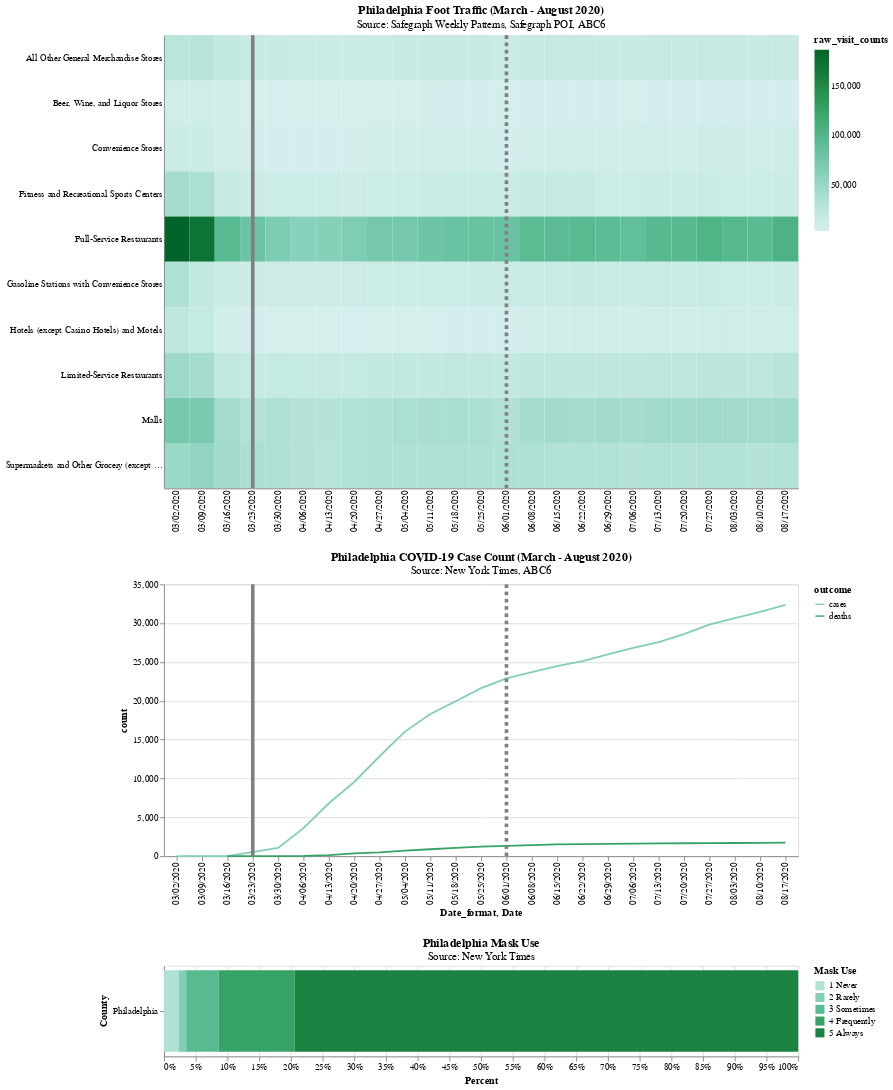

The Vega-Lite source for this figure:
### Vega-Lite specification from a JSON file in a GitHub repository (floating-point values rounded to 4 significant figures; data arrays with more than 128 entries replaced by an {"elided": "..."} marker saying what was removed)
{"config": {"view": {"continuousWidth": 400, "continuousHeight": 300}}, "vconcat": [{"layer": [{"data": {"name": "data-8723219825e9e12b424e11fdea22c3da"}, "mark": "rect", "encoding": {"color": {"type": "quantitative", "field": "raw_visit_counts", "scale": {"scheme": "bluegreen"}, "sort": "ascending"}, "tooltip": [{"type": "nominal", "field": "Date_format"}, {"type": "nominal", "field": "sub_category"}, {"type": "quantitative", "field": "raw_visit_counts"}], "x": {"type": "ordinal", "axis": {"ticks": false, "title": null}, "field": "Date_format"}, "y": {"type": "nominal", "axis": {"ticks": false, "title": null}, "field": "sub_category"}}, "height": 500, "title": {"text": "Philadelphia Foot Traffic (March - August 2020)", "subtitle": "Source: Safegraph Weekly Patterns, Safegraph POI, ABC6"}, "width": 700}, {"data": {"name": "data-753523826bed3b62991b5969ee1b9340"}, "mark": {"type": "rule", "color": "grey", "strokeWidth": 4}, "encoding": {"x": {"type": "ordinal", "field": "Date"}}}, {"data": {"name": "data-c383b04b8eda8767a457c0c9770bb2f9"}, "mark": {"type": "rule", "color": "grey", "strokeDash": [4, 4], "strokeWidth": 4}, "encoding": {"x": {"type": "ordinal", "field": "Date"}}}]}, {"layer": [{"data": {"name": "data-e516eb89ee35c7c91775bfca047a5a86"}, "mark": "line", "encoding": {"color": {"type": "nominal", "field": "outcome", "scale": {"scheme": "bluegreen"}, "sort": "ascending"}, "x": {"type": "nominal", "field": "Date_format"}, "y": {"type": "quantitative", "field": "count"}}, "height": 300, "title": {"text": "Philadelphia COVID-19 Case Count (March - August 2020)", "subtitle": "Source: New York Times, ABC6"}, "width": 700}, {"data": {"name": "data-753523826bed3b62991b5969ee1b9340"}, "mark": {"type": "rule", "color": "grey", "strokeWidth": 4}, "encoding": {"x": {"type": "ordinal", "field": "Date"}}}, {"data": {"name": "data-c383b04b8eda8767a457c0c9770bb2f9"}, "mark": {"type": "rule", "color": "grey", "strokeDash": [4, 4], "strokeWidth": 4}, "encoding": {"x": {"type": "ordinal", "field": "Date"}}}]}, {"data": {"name": "data-29c196d734539fcec65a945828768fe6"}, "mark": "bar", "encoding": {"color": {"type": "ordinal", "field": "Mask Use", "scale": {"scheme": "bluegreen"}}, "tooltip": [{"type": "nominal", "field": "County"}, {"type": "nominal", "field": "State"}, {"type": "ordinal", "field": "Mask Use"}, {"type": "quantitative", "field": "Percent"}], "x": {"type": "quantitative", "field": "Percent", "stack": "normalize"}, "y": {"type": "nominal", "field": "County"}}, "height": 100, "title": {"text": "Philadelphia Mask Use", "subtitle": "Source: New York Times"}, "width": 700}], "$schema": "https://vega.github.io/schema/vega-lite/v4.8.1.json", "datasets": {"data-8723219825e9e12b424e11fdea22c3da": {"elided": "250 records"}, "data-753523826bed3b62991b5969ee1b9340": [{"Date": "03/23/2020", "Event": "Stay at Home"}], "data-c383b04b8eda8767a457c0c9770bb2f9": [{"Date": "06/01/2020", "Event": "Stay at Home"}], "data-e516eb89ee35c7c91775bfca047a5a86": [{"index": 0, "Date_format": "03/02/2020", "outcome": "cases", "count": 0.0}, {"index": 0, "Date_format": "03/09/2020", "outcome": "cases", "count": 0.0}, {"index": 0, "Date_format": "03/16/2020", "outcome": "cases", "count": 8.0}, {"index": 1, "Date_format": "03/30/2020", "outcome": "cases", "count": 1072.0}, {"index": 2, "Date_format": "04/06/2020", "outcome": "cases", "count": 3611.0}, {"index": 3, "Date_format": "04/13/2020", "outcome": "cases", "count": 6810.0}, {"index": 4, "Date_format": "04/20/2020", "outcome": "cases", "count": 9553.0}, {"index": 5, "Date_format": "04/27/2020", "outcome": "cases", "count": 12870.0}, {"index": 6, "Date_format": "05/04/2020", "outcome": "cases", "count": 16040.0}, {"index": 7, "Date_format": "05/11/2020", "outcome": "cases", "count": 18310.0}, {"index": 8, "Date_format": "05/18/2020", "outcome": "cases", "count": 19950.0}, {"index": 9, "Date_format": "05/25/2020", "outcome": "cases", "count": 21640.0}, {"index": 10, "Date_format": "06/01/2020", "outcome": "cases", "count": 22880.0}, {"index": 11, "Date_format": "06/08/2020", "outcome": "cases", "count": 23690.0}, {"index": 12, "Date_format": "06/15/2020", "outcome": "cases", "count": 24480.0}, {"index": 13, "Date_format": "06/22/2020", "outcome": "cases", "count": 25120.0}, {"index": 14, "Date_format": "06/29/2020", "outcome": "cases", "count": 25990.0}, {"index": 15, "Date_format": "07/06/2020", "outcome": "cases", "count": 26810.0}, {"index": 16, "Date_format": "07/13/2020", "outcome": "cases", "count": 27580.0}, {"index": 17, "Date_format": "07/20/2020", "outcome": "cases", "count": 28590.0}, {"index": 18, "Date_format": "07/27/2020", "outcome": "cases", "count": 29800.0}, {"index": 19, "Date_format": "08/03/2020", "outcome": "cases", "count": 30660.0}, {"index": 20, "Date_format": "08/10/2020", "outcome": "cases", "count": 31450.0}, {"index": 21, "Date_format": "08/17/2020", "outcome": "cases", "count": 32350.0}, {"index": 22, "Date_format": "03/16/2020", "outcome": "deaths", "count": 0.0}, {"index": 23, "Date_format": "03/30/2020", "outcome": "deaths", "count": 7.0}, {"index": 24, "Date_format": "04/06/2020", "outcome": "deaths", "count": 28.0}, {"index": 25, "Date_format": "04/13/2020", "outcome": "deaths", "count": 127.0}, {"index": 26, "Date_format": "04/20/2020", "outcome": "deaths", "count": 370.0}, {"index": 27, "Date_format": "04/27/2020", "outcome": "deaths", "count": 484.0}, {"index": 28, "Date_format": "05/04/2020", "outcome": "deaths", "count": 726.0}, {"index": 29, "Date_format": "05/11/2020", "outcome": "deaths", "count": 893.0}, {"index": 30, "Date_format": "05/18/2020", "outcome": "deaths", "count": 1080.0}, {"index": 31, "Date_format": "05/25/2020", "outcome": "deaths", "count": 1235.0}, {"index": 32, "Date_format": "06/01/2020", "outcome": "deaths", "count": 1320.0}, {"index": 33, "Date_format": "06/08/2020", "outcome": "deaths", "count": 1421.0}, {"index": 34, "Date_format": "06/15/2020", "outcome": "deaths", "count": 1509.0}, {"index": 35, "Date_format": "06/22/2020", "outcome": "deaths", "count": 1553.0}, {"index": 36, "Date_format": "06/29/2020", "outcome": "deaths", "count": 1595.0}, {"index": 37, "Date_format": "07/06/2020", "outcome": "deaths", "count": 1619.0}, {"index": 38, "Date_format": "07/13/2020", "outcome": "deaths", "count": 1640.0}, {"index": 39, "Date_format": "07/20/2020", "outcome": "deaths", "count": 1665.0}, {"index": 40, "Date_format": "07/27/2020", "outcome": "deaths", "count": 1678.0}, {"index": 41, "Date_format": "08/03/2020", "outcome": "deaths", "count": 1692.0}, {"index": 42, "Date_format": "08/10/2020", "outcome": "deaths", "count": 1704.0}, {"index": 43, "Date_format": "08/17/2020", "outcome": "deaths", "count": 1733.0}], "data-29c196d734539fcec65a945828768fe6": [{"County": "Philadelphia", "State": "Pennsylvania", "Mask Use": "1 Never", "Percent": 0.023}, {"County": "Philadelphia", "State": "Pennsylvania", "Mask Use": "2 Rarely", "Percent": 0.012}, {"County": "Philadelphia", "State": "Pennsylvania", "Mask Use": "3 Sometimes", "Percent": 0.051}, {"County": "Philadelphia", "State": "Pennsylvania", "Mask Use": "4 Frequently", "Percent": 0.12}, {"County": "Philadelphia", "State": "Pennsylvania", "Mask Use": "5 Always", "Percent": 0.794}]}}
